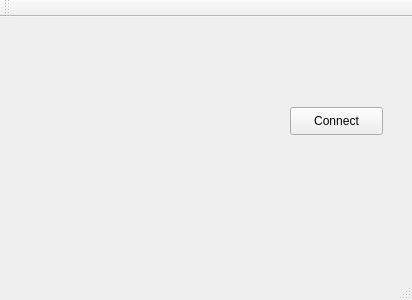
<?xml version="1.0" encoding="UTF-8"?>
<ui version="4.0">
 <class>MainWindow</class>
 <widget class="QMainWindow" name="MainWindow">
  <property name="geometry">
   <rect>
    <x>0</x>
    <y>0</y>
    <width>412</width>
    <height>300</height>
   </rect>
  </property>
  <property name="windowTitle">
   <string>Stam RGB</string>
  </property>
  <widget class="QWidget" name="centralWidget">
   <widget class="QPushButton" name="ConnectPushButton">
    <property name="geometry">
     <rect>
      <x>290</x>
      <y>90</y>
      <width>93</width>
      <height>28</height>
     </rect>
    </property>
    <property name="text">
     <string>Connect</string>
    </property>
   </widget>
  </widget>
  <widget class="QMenuBar" name="menuBar">
   <property name="geometry">
    <rect>
     <x>0</x>
     <y>0</y>
     <width>412</width>
     <height>26</height>
    </rect>
   </property>
  </widget>
  <widget class="QToolBar" name="mainToolBar">
   <attribute name="toolBarArea">
    <enum>TopToolBarArea</enum>
   </attribute>
   <attribute name="toolBarBreak">
    <bool>false</bool>
   </attribute>
  </widget>
  <widget class="QStatusBar" name="statusBar"/>
 </widget>
 <layoutdefault spacing="6" margin="11"/>
 <resources/>
 <connections/>
</ui>
